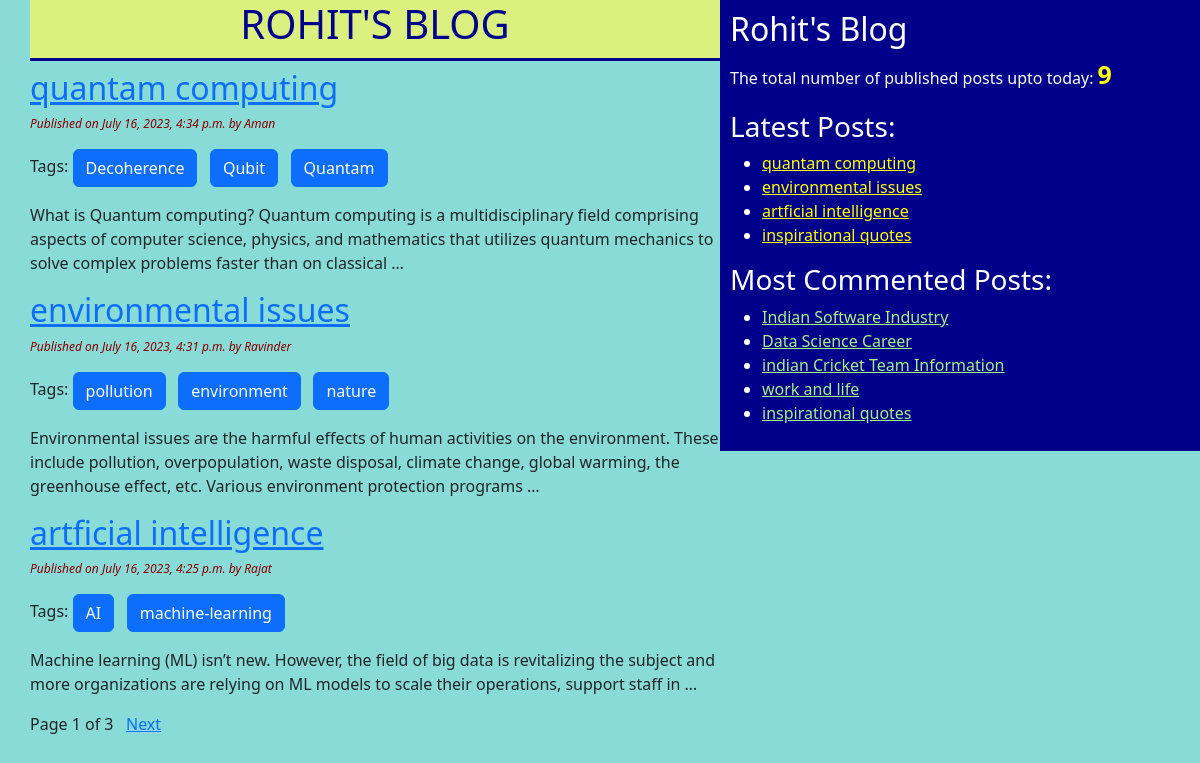
The page / on the database its author committed.
### blog/models.py (models this page shows, shortened)
class Post(models.Model):
    STATUS_CHOICES=(('draft','Draft'),('published','Published'))
    title = models.CharField(max_length=256)
    slug = models.SlugField(max_length=264,unique_for_date='publish')
    author = models.ForeignKey(User, on_delete=models.CASCADE ,related_name='blog_posts')
    body = models.TextField()
    publish = models.DateTimeField(default=timezone.now)
    created = models.DateTimeField(auto_now_add=True)
    updated = models.DateTimeField(auto_now=True)
    status = models.CharField(max_length=10,choices=STATUS_CHOICES,default='draft')
    objects = CustomManager()
    tags = TaggableManager()
    class Meta:
        ordering = ('-publish',)
    def get_absolute_url(self):
        return reverse('post_detail', args=[self.publish.year, self.publish.strftime('%m'), self.publish.strftime('%d'), self.slug])

### blog/views.py (the view)
# urls.py: path('',views.post_list_view,name='post_list_view'),
def post_list_view(request,tag_slug=None):
    post_list = Post.objects.all()
    tag = None
    if tag_slug:
        tag = get_object_or_404(Tag,slug=tag_slug)
        post_list = post_list.filter(tags__in=[tag])
    paginator = Paginator(post_list,3)
    page_number = request.GET.get('page')
    try:
        post_list = paginator.get_page(page_number)
    except PageNotAnInteger:
        post_list = paginator.get_page(1)
    except EmptyPage:
        post_list = paginator.get_page(Paginator.num_pages)
    return render(request,'blogs/post_list.html',{'post_list':post_list,'tag':tag})

### blog/models.py (called while the page is built)
    def get_queryset(self):
        return super().get_queryset().filter(status='published')

### blog/templatetags/blog_tags.py (called while the page is built)
@register.simple_tag(name='my_tag')
def total_posts():
    return Post.objects.count()

@register.inclusion_tag('blogs/latest_posts123.html')
def show_latest_posts(count = 3):
    latest_posts =Post.objects.order_by('-publish')[:count]
    return {'latest_posts':latest_posts}

@register.simple_tag
def get_most_commented_posts(count=5):
    return Post.objects.annotate(total_comments=Count('comments')).order_by('-total_comments')[:count]

### templates/blogs/post_list.html (shortened to what this page needs)
{%extends 'blogs/base.html' %}
    {%block content%}
        <h1 id="roh">ROHIT'S BLOG</h1>
        {%for post in post_list%}
            <a href="{{ post.get_absolute_url }}"><h2>{{post.title}}</h2></a>
            <p id="date">Published on {{post.publish}} by {{post.author|title}}</p>
            <p>Tags:
                {%for tag in post.tags.all %}
                    <a href="{%url 'post_list_by_tag_name' tag.slug %}" class="btn btn-primary">{{tag.name}}</a>
                {%endfor%}
            </p>
            {{post.body|truncatewords:30 |linebreaks}}
        {%endfor%}
        {%include 'blogs/pagination.html' with page=post_list %}
    {%endblock%}

### templates/blogs/base.html (shortened to what this page needs)
<!DOCTYPE html>
{%load blog_tags%}
{% load static %}
<html lang="en">
<head>
    <link href="https://cdn.jsdelivr.net/npm/bootstrap@5.3.0/dist/css/bootstrap.min.css" rel="stylesheet">
    <link rel="stylesheet" href="{%static "css/blog.css" %}">
</head>
<body>
    <div class="content">
        {%block content%}{%endblock%}
    </div>
    <div class="sidebar">
        <h2>Rohit's Blog</h2>
        <p>The total number of published posts upto today: <span id="pcount"> {% my_tag %}</span></p>
        <h3>Latest Posts:</h3>{%show_latest_posts 4%}
        <h3>Most Commented Posts:</h3>
        {%get_most_commented_posts as most_commented_posts%}
        <ul>
            {%for post in most_commented_posts%}
            <li><a href="{{post.get_absolute_url}}" id="cmt">{{post.title}}</a></li>
            {%endfor%}
        </ul>
    </div>
</body>
</html>

### templates/blogs/pagination.html (shortened to what this page needs)
<div class="paginator">
    <span>Page {{page.number}} of {{page.paginator.num_pages}}</span>&nbsp;&nbsp;
    {%if page.has_next%}
        <a href="?page={{page.next_page_number}}"> Next </a>
    {%endif%}
</div>

### templates/blogs/latest_posts123.html
<ul>
    {%for post in latest_posts%}
    <li><a href="{{post.get_absolute_url}}" id="ln">{{post.title}}</a></li>
    {%endfor%}
</ul>

### static/css/blog.css (style rules this page uses)
.content { width:60%; float:left; padding: 0 0 0 30px; background: rgb(136, 219, 215); height: 100%; }
.sidebar { width: 40%; float: right; padding: 10px; background: darkblue; height: 100%; color: white; }
h1 { text-align: center; border-bottom: 3px solid darkblue ; padding-bottom: 10px; color: darkblue; background-color: rgb(219, 240, 126); }
body { background: rgb(136, 219, 215); }
#date { color: darkred; font-size: 12px; font-style: italic; }
#pcount { color: yellow; font-size: 25px; font-weight: bold; }
#ln { color: yellow; }
#cmt { color: rgb(165, 240, 130); }

### rows shown on the page
Post: title "quantam computing", publish "July 16, 2023, 4:34 p.m.", author "Aman", body "What is Quantum computing? Quantum computing is a multidisciplinary field comprising aspects of computer science, physics, and mathematics that utilizes quantum mechanics to solve complex problems faster than on classical …"
Tag: name "Decoherence"
Tag: name "Qubit"
Tag: name "Quantam"
Post: title "environmental issues", publish "July 16, 2023, 4:31 p.m.", author "Ravinder", body "Environmental issues are the harmful effects of human activities on the environment. These include pollution, overpopulation, waste disposal, climate change, global warming, the greenhouse effect, etc. Various environment protection programs …"
Tag: name "pollution"
Tag: name "environment"
Tag: name "nature"
Post: title "artficial intelligence", publish "July 16, 2023, 4:25 p.m.", author "Rajat", body "Machine learning (ML) isn’t new. However, the field of big data is revitalizing the subject and more organizations are relying on ML models to scale their operations, support staff in …"
Tag: name "AI"
Tag: name "machine-learning"
Post: title "inspirational quotes"
Post: title "Indian Software Industry"
Post: title "Data Science Career"
Post: title "indian Cricket Team Information"
Post: title "work and life"

### other values the page prints
{{ page.number }} "1"
{{ page.paginator.num_pages }} "3"
